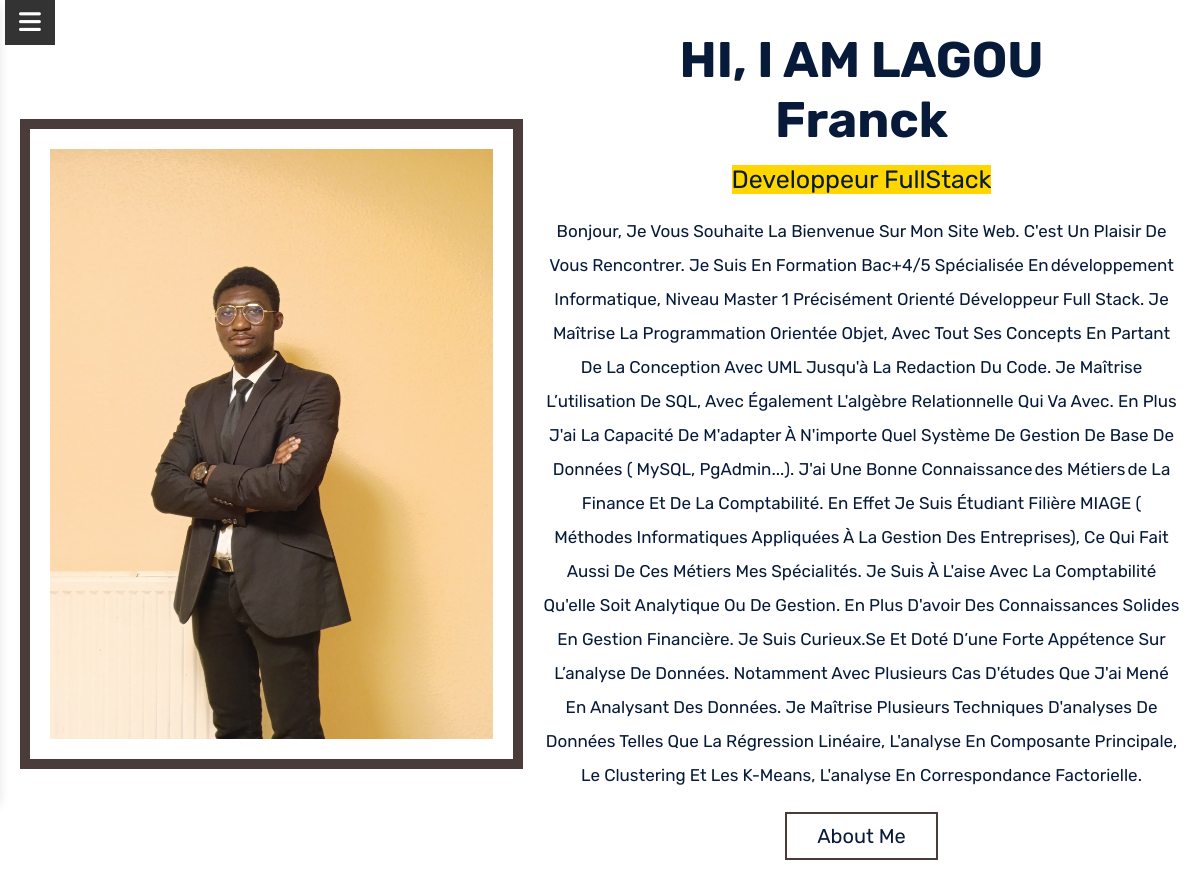
The page / on the database its author committed.
### core/models.py (models this page shows, shortened)
class profiles(models.Model):
    name=models.CharField(max_length=255)
    firstname=models.CharField(max_length=255,null=True)
    work=models.CharField(max_length=255,null=True)
    description=models.TextField(blank=True,null=True)
    image=models.ImageField(upload_to='profiles_image',blank=True, null=True)
    class Meta:
               ordering = ('name',)
               verbose_name_plural = 'profiles'

### core/views.py (the view)
# urls.py: path('', index,name='index'),
def index(request):
        Profiles=profiles.objects.all()
        return render(request, 'core/index.html', {
                'profiles':Profiles,
        })

### core/templates/core/index.html (shortened to what this page needs)
{% extends 'core/base.html'%}
{% block content %}
        <section class="home" id="home">
                {% for profile in profiles %}
                    <div class="image">
                        <img src="{{ profile.image.url }}" alt="">
                    </div>
                    <div class="content">
                        <h3>Hi, I AM {{profile.name}} <div>{{profile.firstname}}</div></h3>
                        <span>{{profile.work}}</span>
                        <p>{{profile.description}}</p>
                {% endfor%}
                <a href="#about" class="btn">about Me</a>
            </div>
        </section>
{% endblock content %}

### core/templates/core/base.html (shortened to what this page needs)
<!DOCTYPE html>
<html lang="en">
<head>
     <link rel="stylesheet" href="https://cdnjs.cloudflare.com/ajax/libs/font-awesome/6.7.2/css/all.min.css" />
     {% load static %}
    <link rel="stylesheet" href= "{% static 'css/style.css' %} ">
</head>
<body>
    <header class="header">
        <div id="menu-button" class="fas fa-bars"></div>
    </header>
    {% block content %}
    {% endblock content %}
{% load static %}
</body>
</html>

### static/css/style.css (style rules this page uses)
:root { --blue:#071a39; --yellow:#ffd600; --marron:#4b3c3c; --vert:#558b2f; --blanc:#ffffff; --border-bold:1rem solid var(--marron); --border-light:.2rem solid var(--marron); }
* { font-family: 'rubik', sans-serif; margin:0;padding:0; box-sizing: border-box; outline:none; border:none; text-decoration: none; text-transform: capitalize; transition:.2s linear; color:var(--blue); }
html { font-size: 62.5%; scroll-behavior: smooth; scroll-padding-top: 6rem; overflow-x: hidden; }
body { overflow: hidden; transition:.2s linear !important; }
.header { position: fixed; top:0;left:-35rem; height: 100vh; background-color:var(--blanc); width: 35rem; padding: 3rem 2rem; text-align: center; display: flex; align-items: center; justify-content: space-between; flex-flow: column; z-index: 1000; box-shadow: 0 .5rem 1rem rgba(0,0,0,.1); transition:.2s linear !important; }
#menu-button { position:absolute; top:0;right:-5.5rem; height:4.5rem; line-height:4.5rem; width: 5rem; font-size: 2.5rem; background-color: #333; cursor: pointer; color:var(--blanc); }
section { padding:3rem 2rem; margin: 0 auto; max-width: 1200px; text-align: center; }
.home { display: flex; align-items: center; flex-wrap: wrap; gap:2rem; min-height: 100vh; }
.home .image img { height: 65rem; padding:2rem; border: var(--border-bold); }
.home .content { flex:1 1 40rem; }
.home .content h3 { text-transform: uppercase; font-size: 5rem; margin-bottom:.5rem; }
.home .content span { display: inline-block; padding: 1 2rem; background-color: var(--yellow); font-size:2.5rem; margin:1rem 0; }
.home .content P { font-size:1.7rem; line-height: 2; padding: 1rem 0; }
.btn { display: inline-block; margin-top:1rem; cursor:pointer; padding: 1rem 3rem; border:var(--border-light); font-size: 2rem; }

### rows shown on the page
profiles: image (picture), name "LAGOU", firstname "Franck", work "Developpeur FullStack", description "Bonjour, Je Vous Souhaite La Bienvenue Sur Mon Site Web. C'est Un Plaisir De Vous Rencontrer. Je Suis En Formation Bac+4/5 Spécialisée En Développement Informatique, Niveau Master 1 Précisément Orienté Développeur Full Stack. Je Maîtrise La Programmation Orientée Objet, Avec Tout Ses Concepts En Partant De La Conception Avec UML Jusqu'à La Redaction Du Code. Je Maîtrise L’utilisation De SQL, Avec Également L'algèbre Relationnelle Qui Va Avec. En Plus J'ai La Capacité De M'adapter À N'importe Quel Système De Gestion De Base De Données ( MySQL, PgAdmin...). J'ai Une Bonne Connaissance Des Métiers De La Finance Et De La Comptabilité. En Effet Je Suis Étudiant Filière MIAGE ( Méthodes…"
